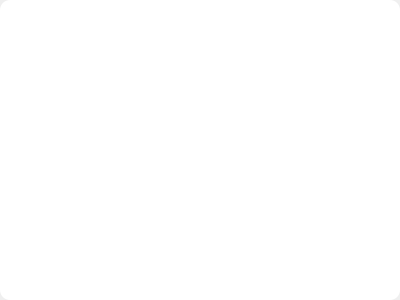
<?xml version="1.0" encoding="UTF-8"?>
<ui version="4.0">
 <class>TableSelect</class>
 <widget class="QWidget" name="TableSelect">
  <property name="geometry">
   <rect>
    <x>0</x>
    <y>0</y>
    <width>400</width>
    <height>300</height>
   </rect>
  </property>
  <property name="windowTitle">
   <string>Form</string>
  </property>
  <layout class="QGridLayout" name="gridLayout">
   <property name="leftMargin">
    <number>0</number>
   </property>
   <property name="topMargin">
    <number>0</number>
   </property>
   <property name="rightMargin">
    <number>0</number>
   </property>
   <property name="bottomMargin">
    <number>0</number>
   </property>
   <property name="spacing">
    <number>0</number>
   </property>
   <item row="0" column="0">
    <widget class="QTableWidget" name="tableWidget">
     <property name="styleSheet">
      <string notr="true">QTableWidget {
    alternate-background-color: #f2f7fb;

    background: #FFFFFF;
    border-radius: 10px 10px 0px 0px;
    border: 0px solid rgba(170, 189, 212, 0.6);

    font-family: PingFang SC;
    font-weight: 500;
    font-size: 22px;
    color: #333333;
    line-height: 35px;

    border: none;
padding-left : 5px;
padding-right : 5px;
padding-top : 5px;
padding-bottom : 5px;
}

QTableWidget::item { margin: 5px; }

QHeaderView::section {
    border: none;
}</string>
     </property>
    </widget>
   </item>
  </layout>
 </widget>
 <resources/>
 <connections/>
</ui>
